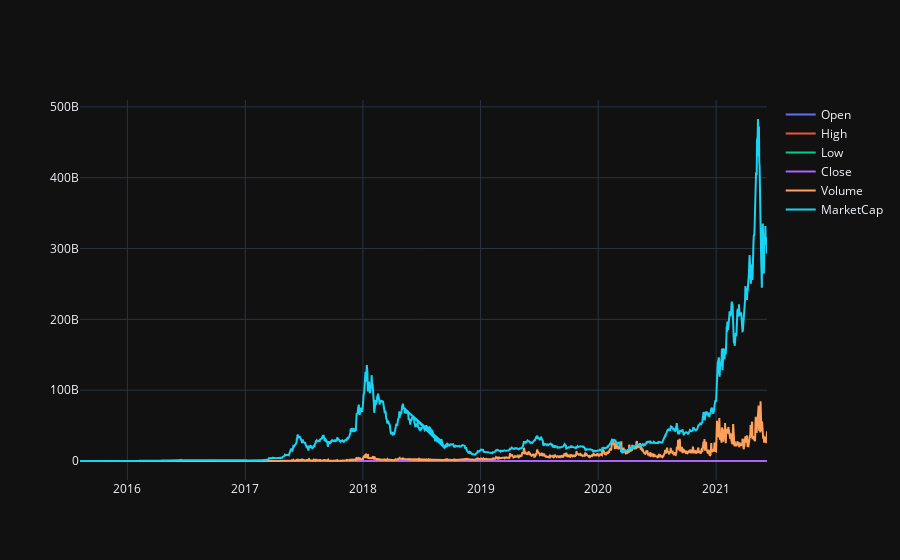

Notebook cell for this chart:
### Markdown cell above
Let's take a look at the time series.

### Code cell
# Import graph objects
import plotly.graph_objects as go
fig = go.Figure()

# Add traces
for c in list(df.columns):
    fig.add_trace(go.Scatter(x=df.index, y=df[c], mode='lines', name=f'{c}'))
fig

### Figure 1 — Plotly figure (JSON) as saved in the notebook; plotly's stock layout.template omitted (floating-point values rounded to 4 significant figures; data arrays with more than 128 entries replaced by an {"elided": "..."} marker saying what was removed)
{"data": [{"mode": "lines", "name": "Open", "type": "scatter", "x": {"elided": "2133 str values"}, "y": {"elided": "2133 float values"}}, {"mode": "lines", "name": "High", "type": "scatter", "x": {"elided": "2133 str values"}, "y": {"elided": "2133 float values"}}, {"mode": "lines", "name": "Low", "type": "scatter", "x": {"elided": "2133 str values"}, "y": {"elided": "2133 float values"}}, {"mode": "lines", "name": "Close", "type": "scatter", "x": {"elided": "2133 str values"}, "y": {"elided": "2133 float values"}}, {"mode": "lines", "name": "Volume", "type": "scatter", "x": {"elided": "2133 str values"}, "y": {"elided": "2133 int values"}}, {"mode": "lines", "name": "MarketCap", "type": "scatter", "x": {"elided": "2133 str values"}, "y": {"elided": "2133 int values"}}], "layout": {}}
